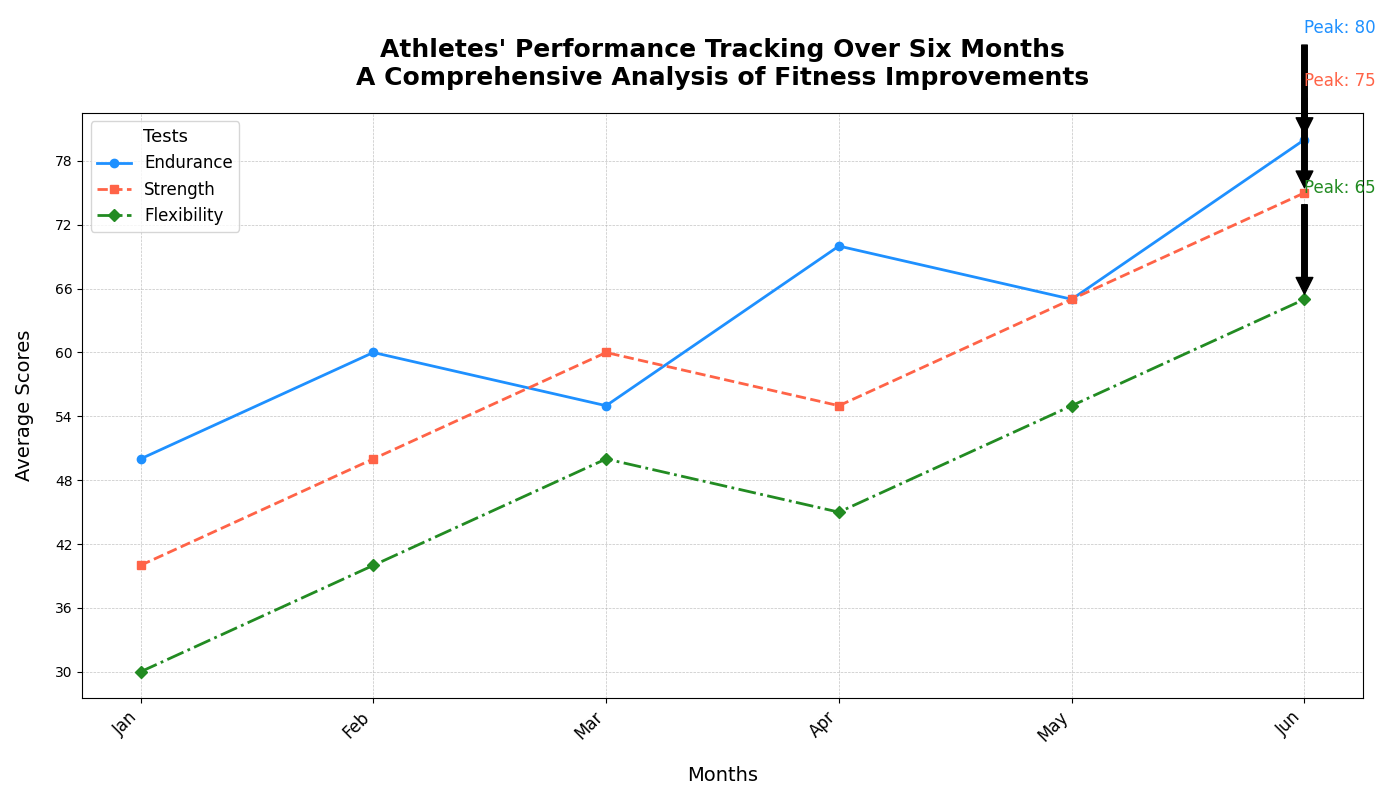

The script that drew this image:
import matplotlib.pyplot as plt
import numpy as np

# Backstory: Tracking the progression of different athletes over three types of fitness tests
# This could be a representation of their improvements over a training program spanning six months.

# Define the athletes and tests
athletes = ['Alice', 'Bob', 'Charlie', 'Diana', 'Edward']
tests = ['Endurance', 'Strength', 'Flexibility']

# Create data for the tests over six months (values are the average scores in respective tests)
endurance_scores = [50, 60, 55, 70, 65, 80]
strength_scores = [40, 50, 60, 55, 65, 75]
flexibility_scores = [30, 40, 50, 45, 55, 65]

# Month labels
months = np.array(['Jan', 'Feb', 'Mar', 'Apr', 'May', 'Jun'])

# Assign dates for training logs (x-axis)
x = np.arange(len(months))

# Create figure and subplots
fig, ax1 = plt.subplots(figsize=(14, 8))

# Plot endurance scores
ax1.plot(months, endurance_scores, marker='o', markersize=6, linewidth=2, 
         linestyle='-', color='dodgerblue', label='Endurance')

# Plot strength scores
ax1.plot(months, strength_scores, marker='s', markersize=6, linewidth=2, 
         linestyle='--', color='tomato', label='Strength')

# Plot flexibility scores
ax1.plot(months, flexibility_scores, marker='D', markersize=6, linewidth=2, 
         linestyle='-.', color='forestgreen', label='Flexibility')

# Title and labels
ax1.set_title("Athletes' Performance Tracking Over Six Months\nA Comprehensive Analysis of Fitness Improvements", 
              fontsize=18, fontweight='bold', pad=20)
ax1.set_xlabel("Months", fontsize=14, labelpad=15)
ax1.set_ylabel("Average Scores", fontsize=14, labelpad=15)

# Adding legend
ax1.legend(title="Tests", title_fontsize='13', fontsize='12', loc='upper left')

# Adding grid for readability
ax1.grid(True, linestyle='--', linewidth=0.5, alpha=0.75)

# Adding annotations for maximum scores
max_endurance = max(endurance_scores)
max_idx = endurance_scores.index(max_endurance)
ax1.annotate(f'Peak: {max_endurance}', xy=(x[max_idx], max_endurance), xytext=(x[max_idx], max_endurance+10),
             arrowprops=dict(facecolor='black', shrink=0.05), fontsize=12, color='dodgerblue')

max_strength = max(strength_scores)
max_idx = strength_scores.index(max_strength)
ax1.annotate(f'Peak: {max_strength}', xy=(x[max_idx], max_strength), xytext=(x[max_idx], max_strength+10),
             arrowprops=dict(facecolor='black', shrink=0.05), fontsize=12, color='tomato')

max_flexibility = max(flexibility_scores)
max_idx = flexibility_scores.index(max_flexibility)
ax1.annotate(f'Peak: {max_flexibility}', xy=(x[max_idx], max_flexibility), xytext=(x[max_idx], max_flexibility+10),
             arrowprops=dict(facecolor='black', shrink=0.05), fontsize=12, color='forestgreen')

# Enhancing ticks and grid configuration
ax1.xaxis.set_ticks(np.arange(len(months)))
ax1.xaxis.set_ticklabels(months, rotation=45, ha='right', fontsize=12)
ax1.yaxis.set_major_locator(plt.MaxNLocator(integer=True))

# Automatically adjust layout to prevent overlap
plt.tight_layout()

# Display the plot
plt.show()
